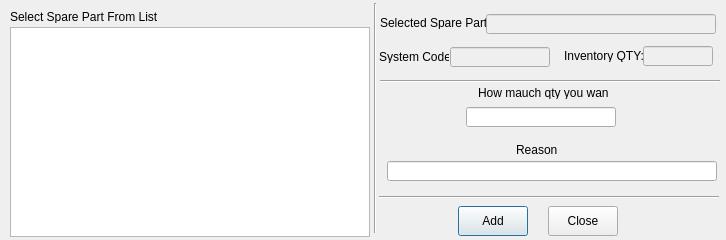
<?xml version="1.0" encoding="UTF-8"?>
<ui version="4.0">
 <class>addTOOBDialog</class>
 <widget class="QDialog" name="addTOOBDialog">
  <property name="geometry">
   <rect>
    <x>0</x>
    <y>0</y>
    <width>726</width>
    <height>240</height>
   </rect>
  </property>
  <property name="windowTitle">
   <string>Add Tool Outbound</string>
  </property>
  <widget class="QLabel" name="label">
   <property name="geometry">
    <rect>
     <x>10</x>
     <y>10</y>
     <width>150</width>
     <height>13</height>
    </rect>
   </property>
   <property name="text">
    <string>Select Spare Part From List :</string>
   </property>
  </widget>
  <widget class="QLabel" name="label_2">
   <property name="geometry">
    <rect>
     <x>380</x>
     <y>16</y>
     <width>120</width>
     <height>13</height>
    </rect>
   </property>
   <property name="text">
    <string>Selected Spare Part :</string>
   </property>
  </widget>
  <widget class="QLineEdit" name="spnameled">
   <property name="enabled">
    <bool>false</bool>
   </property>
   <property name="geometry">
    <rect>
     <x>486</x>
     <y>14</y>
     <width>230</width>
     <height>20</height>
    </rect>
   </property>
   <property name="font">
    <font>
     <weight>75</weight>
     <bold>true</bold>
    </font>
   </property>
   <property name="styleSheet">
    <string notr="true">color: rgb(255, 0, 0);</string>
   </property>
  </widget>
  <widget class="QLineEdit" name="spinqtyled">
   <property name="enabled">
    <bool>false</bool>
   </property>
   <property name="geometry">
    <rect>
     <x>643</x>
     <y>46</y>
     <width>70</width>
     <height>20</height>
    </rect>
   </property>
   <property name="font">
    <font>
     <weight>75</weight>
     <bold>true</bold>
    </font>
   </property>
   <property name="styleSheet">
    <string notr="true">color: rgb(255, 0, 0);</string>
   </property>
  </widget>
  <widget class="QLabel" name="label_4">
   <property name="geometry">
    <rect>
     <x>564</x>
     <y>49</y>
     <width>80</width>
     <height>13</height>
    </rect>
   </property>
   <property name="text">
    <string>Inventory QTY:</string>
   </property>
  </widget>
  <widget class="QLineEdit" name="reqqtyled_2">
   <property name="geometry">
    <rect>
     <x>466</x>
     <y>107</y>
     <width>150</width>
     <height>20</height>
    </rect>
   </property>
  </widget>
  <widget class="QLabel" name="reqqtyled">
   <property name="geometry">
    <rect>
     <x>478</x>
     <y>86</y>
     <width>130</width>
     <height>13</height>
    </rect>
   </property>
   <property name="text">
    <string>How mauch qty you want ?</string>
   </property>
  </widget>
  <widget class="QLineEdit" name="spgencodeled">
   <property name="enabled">
    <bool>false</bool>
   </property>
   <property name="geometry">
    <rect>
     <x>450</x>
     <y>47</y>
     <width>100</width>
     <height>20</height>
    </rect>
   </property>
   <property name="font">
    <font>
     <weight>75</weight>
     <bold>true</bold>
    </font>
   </property>
   <property name="styleSheet">
    <string notr="true">color: rgb(255, 0, 0);</string>
   </property>
  </widget>
  <widget class="QLabel" name="label_6">
   <property name="geometry">
    <rect>
     <x>379</x>
     <y>50</y>
     <width>70</width>
     <height>13</height>
    </rect>
   </property>
   <property name="text">
    <string>System Code :</string>
   </property>
  </widget>
  <widget class="Line" name="line">
   <property name="geometry">
    <rect>
     <x>380</x>
     <y>80</y>
     <width>340</width>
     <height>3</height>
    </rect>
   </property>
   <property name="orientation">
    <enum>Qt::Horizontal</enum>
   </property>
  </widget>
  <widget class="QPushButton" name="addbtn">
   <property name="geometry">
    <rect>
     <x>458</x>
     <y>206</y>
     <width>70</width>
     <height>30</height>
    </rect>
   </property>
   <property name="text">
    <string>Add</string>
   </property>
  </widget>
  <widget class="QPushButton" name="closebtn">
   <property name="geometry">
    <rect>
     <x>548</x>
     <y>206</y>
     <width>70</width>
     <height>30</height>
    </rect>
   </property>
   <property name="text">
    <string>Close</string>
   </property>
  </widget>
  <widget class="QListView" name="listView">
   <property name="geometry">
    <rect>
     <x>10</x>
     <y>27</y>
     <width>360</width>
     <height>210</height>
    </rect>
   </property>
  </widget>
  <widget class="Line" name="line_2">
   <property name="geometry">
    <rect>
     <x>374</x>
     <y>3</y>
     <width>3</width>
     <height>230</height>
    </rect>
   </property>
   <property name="orientation">
    <enum>Qt::Vertical</enum>
   </property>
  </widget>
  <widget class="QLabel" name="label_3">
   <property name="geometry">
    <rect>
     <x>516</x>
     <y>143</y>
     <width>47</width>
     <height>13</height>
    </rect>
   </property>
   <property name="text">
    <string>Reason</string>
   </property>
  </widget>
  <widget class="QLineEdit" name="reasonled">
   <property name="geometry">
    <rect>
     <x>387</x>
     <y>161</y>
     <width>330</width>
     <height>20</height>
    </rect>
   </property>
  </widget>
  <widget class="Line" name="line_3">
   <property name="geometry">
    <rect>
     <x>379</x>
     <y>196</y>
     <width>340</width>
     <height>3</height>
    </rect>
   </property>
   <property name="orientation">
    <enum>Qt::Horizontal</enum>
   </property>
  </widget>
 </widget>
 <resources/>
 <connections/>
</ui>
